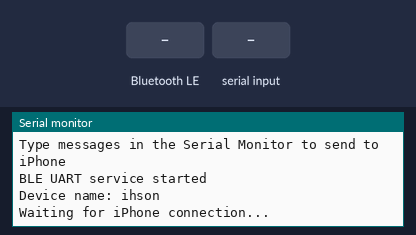
Recording of a sketch running on a simulated ESP32. On the bench: the last lines printed to the serial monitor. Inputs (shaded band) come from the test bench. Nothing arrives over Bluetooth unless stated; a phone connects over Bluetooth LE 3 s after start.

Above: at 2.2 s.
2.3 s: Bluetooth LE write "1" received
At 2.9 s:
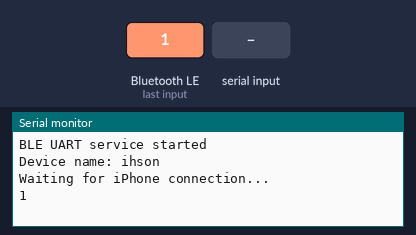
5.3 s: "0\n" received over Serial
At 5.7 s:
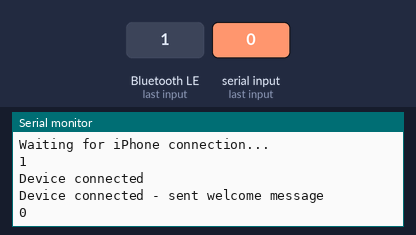

The sketch:

IoT25-HW04.ino
```cpp
// ESP32 BLE Terminal with Message Buffering
// Designed to handle character-by-character transmission

#include <BLEDevice.h>
#include <BLEServer.h>
#include <BLEUtils.h>
#include <BLE2902.h>

// Standard BLE UART Service and Characteristic UUIDs
#define SERVICE_UUID           "6E400001-B5A3-F393-E0A9-E50E24DCCA9E" // UART service UUID
#define CHARACTERISTIC_UUID_RX "6E400002-B5A3-F393-E0A9-E50E24DCCA9E" // UART RX characteristic
#define CHARACTERISTIC_UUID_TX "6E400003-B5A3-F393-E0A9-E50E24DCCA9E" // UART TX characteristic

BLEServer *pServer = NULL;
BLECharacteristic *pTxCharacteristic = NULL;
BLECharacteristic *pRxCharacteristic = NULL;
bool deviceConnected = false;
bool oldDeviceConnected = false;
String device_name = "ihson";

// Message buffering variables
String messageBuffer = "";
unsigned long lastCharTime = 0;
const unsigned long MESSAGE_TIMEOUT = 100; // ms timeout to consider message complete

// Callback class for connection events
class MyServerCallbacks: public BLEServerCallbacks {
    void onConnect(BLEServer* pServer) {
      deviceConnected = true;
      Serial.println("Device connected");
    };

    void onDisconnect(BLEServer* pServer) {
      deviceConnected = false;
      Serial.println("Device disconnected");
      // Clear message buffer on disconnect
      messageBuffer = "";
    }
};

// Callback class for receiving data
class MyCallbacks: public BLECharacteristicCallbacks {
    void onWrite(BLECharacteristic *pCharacteristic) {
      // Get the raw data bytes
      uint8_t* rxData = pCharacteristic->getData();
      size_t len = pCharacteristic->getLength();

      if (len > 0) {
        // Reset the timeout timer
        lastCharTime = millis();

        // Add received character(s) to buffer
        for (int i = 0; i < len; i++) {
          char c = (char)rxData[i];

          // Check for end of message markers
          if (c == '\n' || c == '\r') {
            // Process complete message
            if (messageBuffer.length() > 0) {
              Serial.println(messageBuffer);
              messageBuffer = "";
            }
          } else {
            // Add character to buffer
            messageBuffer += c;
          }
        }
      }
    }
};

void setup() {
  // Initialize Serial communication
  Serial.begin(115200);
  delay(1000);

  Serial.println("Type messages in the Serial Monitor to send to iPhone");

  // Initialize BLE with device name
  BLEDevice::init(device_name.c_str());

  // Create BLE Server
  pServer = BLEDevice::createServer();
  pServer->setCallbacks(new MyServerCallbacks());

  // Create BLE Service
  BLEService *pService = pServer->createService(SERVICE_UUID);

  // Create a RX Characteristic (for ESP32 to receive data)
  pRxCharacteristic = pService->createCharacteristic(
                      CHARACTERISTIC_UUID_RX,
                      BLECharacteristic::PROPERTY_WRITE |
                      BLECharacteristic::PROPERTY_READ);
  pRxCharacteristic->setCallbacks(new MyCallbacks());

  // Create a TX Characteristic (for ESP32 to send data)
  pTxCharacteristic = pService->createCharacteristic(
                        CHARACTERISTIC_UUID_TX,
                        BLECharacteristic::PROPERTY_NOTIFY |
                        BLECharacteristic::PROPERTY_READ);
  pTxCharacteristic->addDescriptor(new BLE2902());

  // Start the service
  pService->start();

  // Start advertising
  BLEAdvertising *pAdvertising = BLEDevice::getAdvertising();
  pAdvertising->addServiceUUID(SERVICE_UUID);
  pAdvertising->setScanResponse(true);
  pAdvertising->setMinPreferred(0x06);  // functions that help with iPhone connections issue
  pAdvertising->setMinPreferred(0x12);
  BLEDevice::startAdvertising();

  Serial.println("BLE UART service started");
  Serial.print("Device name: ");
  Serial.println(device_name);
  Serial.println("Waiting for iPhone connection...");
}

void loop() {
  // Check for message timeout (to process incomplete messages)
  if (messageBuffer.length() > 0 && millis() - lastCharTime > MESSAGE_TIMEOUT) {
    Serial.println(messageBuffer);
    messageBuffer = "";
  }

  // Check if data is available from Serial monitor
  if (Serial.available() && deviceConnected) {
    String message = "";

    // Read until newline or timeout
    while (Serial.available()) {
      char c = Serial.read();
      if (c != '\n' && c != '\r') {
        message += c;
      }
      delay(5);
    }

    if (message.length() > 0) {
      // Send the message to iPhone
      pTxCharacteristic->setValue(message.c_str());
      pTxCharacteristic->notify();

      // Echo the message locally
      Serial.println(message);
    }
  }

  // Handle connection state changes
  if (!deviceConnected && oldDeviceConnected) {
    delay(500); // Give the Bluetooth stack time to get ready
    pServer->startAdvertising(); // Restart advertising
    Serial.println("Restarting advertising...");
    oldDeviceConnected = deviceConnected;
  }

  // Handle new connection
  if (deviceConnected && !oldDeviceConnected) {
    // Send welcome message
    String welcomeMsg = "Hello";
    pTxCharacteristic->setValue(welcomeMsg.c_str());
    pTxCharacteristic->notify();
    Serial.println("Device connected - sent welcome message");
    oldDeviceConnected = deviceConnected;
  }

  delay(10);
}
```

Measured:
- after the input at 2.3 s, the serial monitor: prints a new line after 0.10 s (image 1)
- after the input at 5.3 s, the serial monitor: prints a new line at once (image 2)
